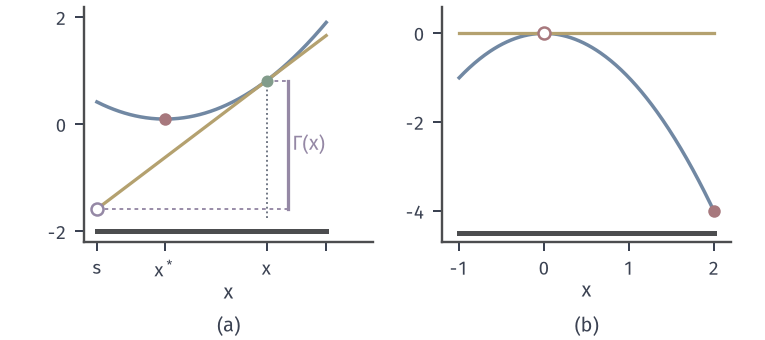

The Python source for this figure:
from pathlib import Path
import sys
sys.path.insert(0, str(Path(__file__).resolve().parents[1]/"feas-common"))
from feas_fig import *
HERE = Path(__file__).resolve().parent
fig, axs = figure(width_mm=108, height_mm=48, ncols=2)
ax = axs[0]; fn = lambda t: .5*t**2+.1; X_ = np.linspace(-.8, 1.9, 300); x = 1.2; g = x; s = -.8
ax.plot(X_, fn(X_), color=BLUE, lw=1.4); ax.plot([-.8, 1.9], [fn(x)+g*(-.8-x), fn(x)+g*(1.9-x)], color=YELLOW, lw=1.3)
ax.plot([x, x], [-1.75, fn(x)], color=MUTED, lw=.75, ls=(0, (1, 1.5))); dot(ax, (x, fn(x)), GREEN, ms=4.8); dot(ax, (0, fn(0)), RED)
ly = fn(x)+g*(s-x); hollow(ax, (s, ly), PURPLE, ms=4.8); ax.plot([1.45, 1.45], [ly, fn(x)], color=PURPLE, lw=1.3); ax.plot([s, 1.45], [ly, ly], color=PURPLE, lw=.75, ls=(0, (2, 2))); ax.plot([x, 1.45], [fn(x), fn(x)], color=PURPLE, lw=.75, ls=(0, (2, 2)))
ax.text(1.5, (ly+fn(x))/2, '$\\Gamma(x)$', color=PURPLE, fontsize=8, va='center')
ax.plot([-.8, 1.9], [-2.0, -2.0], color=EDGE, lw=2)
setup(ax, (-.95, 2.45), (-2.2, 2.2), [-.8, 0, 1.2, 1.9], [-2, 0, 2], xl='$x$'); ax.set_xticklabels(['$s$', '$x^*$', '$x$', ''])
ax = axs[1]; X_ = np.linspace(-1, 2, 300); ax.plot(X_, -X_**2, color=BLUE, lw=1.4); ax.plot([-1, 2], [0, 0], color=YELLOW, lw=1.3); hollow(ax, (0, 0), RED); dot(ax, (2, -4), RED)
ax.plot([-1, 2], [-4.5, -4.5], color=EDGE, lw=2)
setup(ax, (-1.2, 2.2), (-4.7, .6), [-1, 0, 1, 2], [-4, -2, 0], xl='$x$')
panels(fig, .08, .985, .98, .23, .24); tags(fig, axs)
save(fig, HERE, 'figure', {'left': 'f=x^2/2+0.1 on [-0.8,1.9], x=1.2', 'right': 'f=-x^2 on [-1,2]'})
